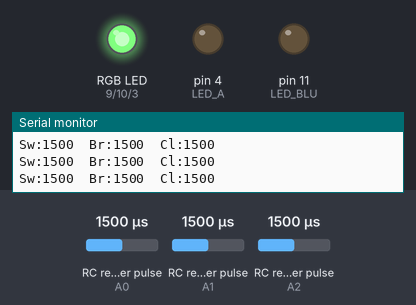
Bench run of a program on a simulated Arduino Uno, built with avr-gcc and run on an emulated ATmega328P. On the bench: an RGB LED mixed from three pins (HIGH = lit), output pins drawn as LEDs (lit = HIGH), the last lines printed to the serial monitor. Wiring (inferred from the names in the program): 3 × RC receiver channel: data A0 / data A1 / data A2. Dashed ring = blinking. The test bench sets the inputs (shaded band); at power-on: RC receiver pulse (sensors on A0, A1, A2) 1500 µs. Dim RGB values are drawn brighter than linear.

Above: at 1.2 s.
1.3 s: RC receiver pulse (sensor on A0) set to 1980 µs
At 1.54 s:
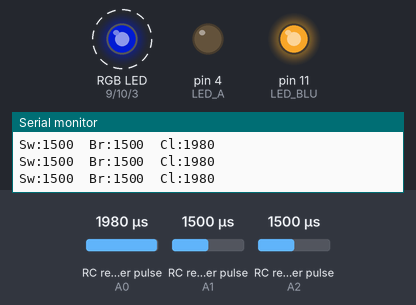
4.3 s: RC receiver pulse (sensor on A1) set to 1750 µs
5.9 s: RC receiver pulse (sensor on A2) set to 1980 µs
At 6.8 s:
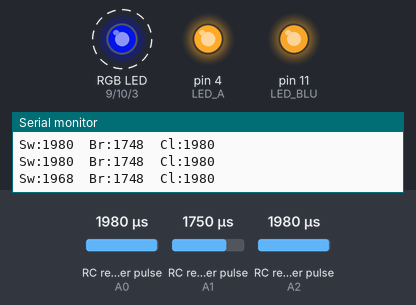
8.9 s: RC receiver pulse (sensor on A1) set to 1500 µs
10.5 s: RC receiver pulse (sensor on A0) set to 1250 µs
At 10.9 s:
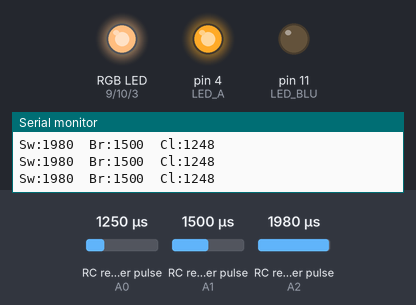
12.0 s: RC receiver pulse (sensor on A2) set to 1020 µs
At 12.99 s:
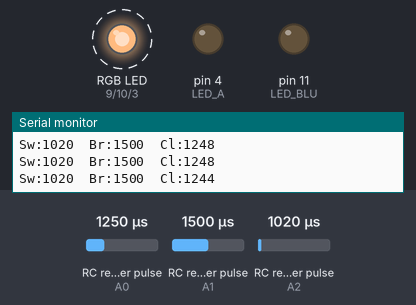
Timing chart, 0 to 16.0 s (numbered marks = the images above; inputs shaded):
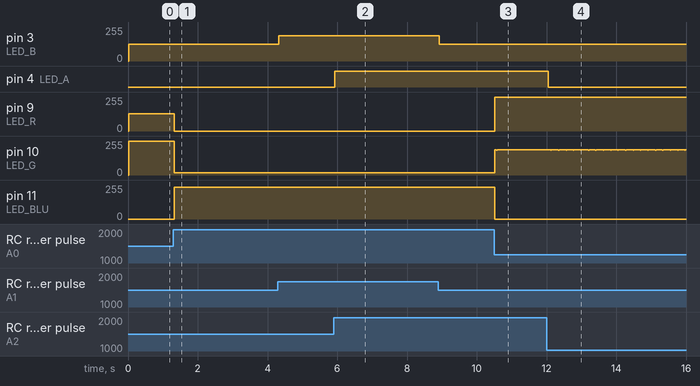

The program:

main.cpp
```cpp
#include <PinChangeInterrupt.h>

/* ── 0. 함수 프로토타입 ───────────────── */
void rgbOut(int r, int g, int b);

/* ── 1. RC 채널 ↔ 핀 매핑 ───────────────────── */
/*   CH5 → A2 : LED-A ON/OFF      */
/*   CH2 → A1 : LED-B 밝기        */
/*   CH1 → A0 : RGB LED-C 색상    */
#define CH_SWITCH  A2      // ★ LED-A ON/OFF  (CH5)
#define CH_BRIGHT  A1      // ★ LED-B 밝기    (CH2)
#define CH_COLOR   A0      // ★ LED-C 색상    (CH1)

/* ── 2. LED 출력 핀 ─────────────────────────── */
const int LED_A   = 4;     // 단색 LED-A (온/오프)
const int LED_B   = 3;     // 단색 LED-B (PWM 밝기)
const int LED_R   = 9;     // RGB-LED-C : R
const int LED_G   = 10;    //              G
const int LED_BLU = 11;    //              B

/* ── 3. 펄스 측정 전역변수 ──────────────────── */
volatile unsigned long stSwitch, stBright, stColor;
volatile int  pwSwitch = 1500, pwBright = 1500, pwColor = 1500; // 펄스 폭 1500us 초기화
volatile bool fSwitch  = false, fBright = false, fColor = false; // 플래그 초기화

/* ── 4. ISR 세 개 ──────────────────────────── */
void isrSwitch(){ if (digitalRead(CH_SWITCH)) stSwitch = micros();  // 신호 상승
                  else { pwSwitch = micros() - stSwitch; fSwitch = true; } }  // 신호 하강
// 인터럽트 서비스 루틴
void isrBright(){ if (digitalRead(CH_BRIGHT)) stBright = micros();  // 신호 상승
                  else { pwBright = micros() - stBright; fBright = true; } }  // 신호 하강
// 인터럽트 서비스 루틴
void isrColor (){ if (digitalRead(CH_COLOR )) stColor  = micros(); // 신호 상승
                  else { pwColor  = micros() - stColor ; fColor  = true; } } // 신호 하강
// 인터럽트 서비스 루틴

/* ── 5. 초기화 ─────────────────────────────── */
void setup(){
  Serial.begin(9600);

  pinMode(CH_SWITCH, INPUT_PULLUP);
  pinMode(CH_BRIGHT, INPUT_PULLUP);
  pinMode(CH_COLOR , INPUT_PULLUP);

  attachPCINT(digitalPinToPCINT(CH_SWITCH), isrSwitch, CHANGE); // 인터럽트 핀 설정
  attachPCINT(digitalPinToPCINT(CH_BRIGHT), isrBright, CHANGE); // 인터럽트 핀 설정
  attachPCINT(digitalPinToPCINT(CH_COLOR ), isrColor , CHANGE); // 인터럽트 핀 설정

  pinMode(LED_A, OUTPUT);
  pinMode(LED_B, OUTPUT);
  pinMode(LED_R, OUTPUT);
  pinMode(LED_G, OUTPUT);
  pinMode(LED_BLU, OUTPUT);
}

/* ── 6. 메인 루프 ──────────────────────────── */
void loop(){
  static bool ledA_on = true;          // LED-A 상태

  /* 6-1. LED-A : ON/OFF (CH5 → A2) */
  if (fSwitch){
    ledA_on = (pwSwitch > 1500);       // 스위치 위쪽이면 켜짐
    digitalWrite(LED_A, ledA_on ? HIGH : LOW); // LED-A ON/OFF
    fSwitch = false;  // 펄스폭 측정 완료 초기화
  }

  /* 6-2. LED-B : 밝기 (CH2 → A1) */
  if (fBright){
    int duty = map(pwBright, 1000, 2000, 0, 255); // 펄스폭 1000~2000us → 0~255 매핑
    analogWrite(LED_B, constrain(duty, 0, 255)); // PWM 밝기
    fBright = false;  // 펄스폭 측정 완료 초기화
  }

  /* 6-3 RGB-LED-C ── 색상 전용 (CH1 → A0) */
    if (fColor) {
      long hue = map(pwColor, 1000, 2000, 0, 765);      // 0~765(=3*255) 삼각 무지개
      int r=0, g=0, b=0; // RGB 색상 초기화

      if (hue < 255) {            // 빨→노
        r = 255;
        g = hue;
      } else if (hue < 510) {     // 노→초
        long h = hue - 255;
        r = 255 - h;
        g = 255;
      } else {                    // 초→청→파
        long h = hue - 510;
        g = 255 - h;
        b = h;
      }
      rgbOut(r, g, b);
      fColor = false;
    }

  /* (디버그용) 시리얼 출력 ------------------- */
  if (fSwitch || fBright || fColor){
    Serial.print("Sw:"); Serial.print(pwSwitch);
    Serial.print("  Br:"); Serial.print(pwBright);
    Serial.print("  Cl:"); Serial.println(pwColor);
    fSwitch = fBright = fColor = false;
  }

  // delay(1);   // CPU 여유
}

/* ── 7. RGB 헬퍼 함수 ─────────────────────── */
void rgbOut(int r, int g, int b){      // 공통캐소드 기준
  analogWrite(LED_R,   r);
  analogWrite(LED_G,   g);
  analogWrite(LED_BLU, b);
}
```

Measured:
- after the input at 1.3 s, pin 3 (LED_B): alternates 127/255 for 0.02 s and 126/255 for 0.04 s, starting at once; pin 9 (LED_R): 128/255 → 0/255 at once; pin 10 (LED_G): 255/255 → 16/255 at once; pin 11 (LED_BLU): 0/255 → 239/255 at once
- after the input at 5.9 s, pin 3 (LED_B): alternates 190/255 for 0.24 s and 189/255 for 0.02 s, starting after 0.24 s; pin 4 (LED_A): LOW → HIGH at once
- after the input at 10.5 s, pin 9 (LED_R): 0/255 → 255/255 at once; pin 10 (LED_G): 16/255 → 189/255 at once; pin 11 (LED_BLU): 239/255 → 0/255 at once
- after the input at 12.0 s, pin 4 (LED_A): HIGH → LOW after 0.05 s; pin 10 (LED_G): alternates 189/255 for 0.20 s and 186/255 for 0.02 s, starting after 0.12 s
